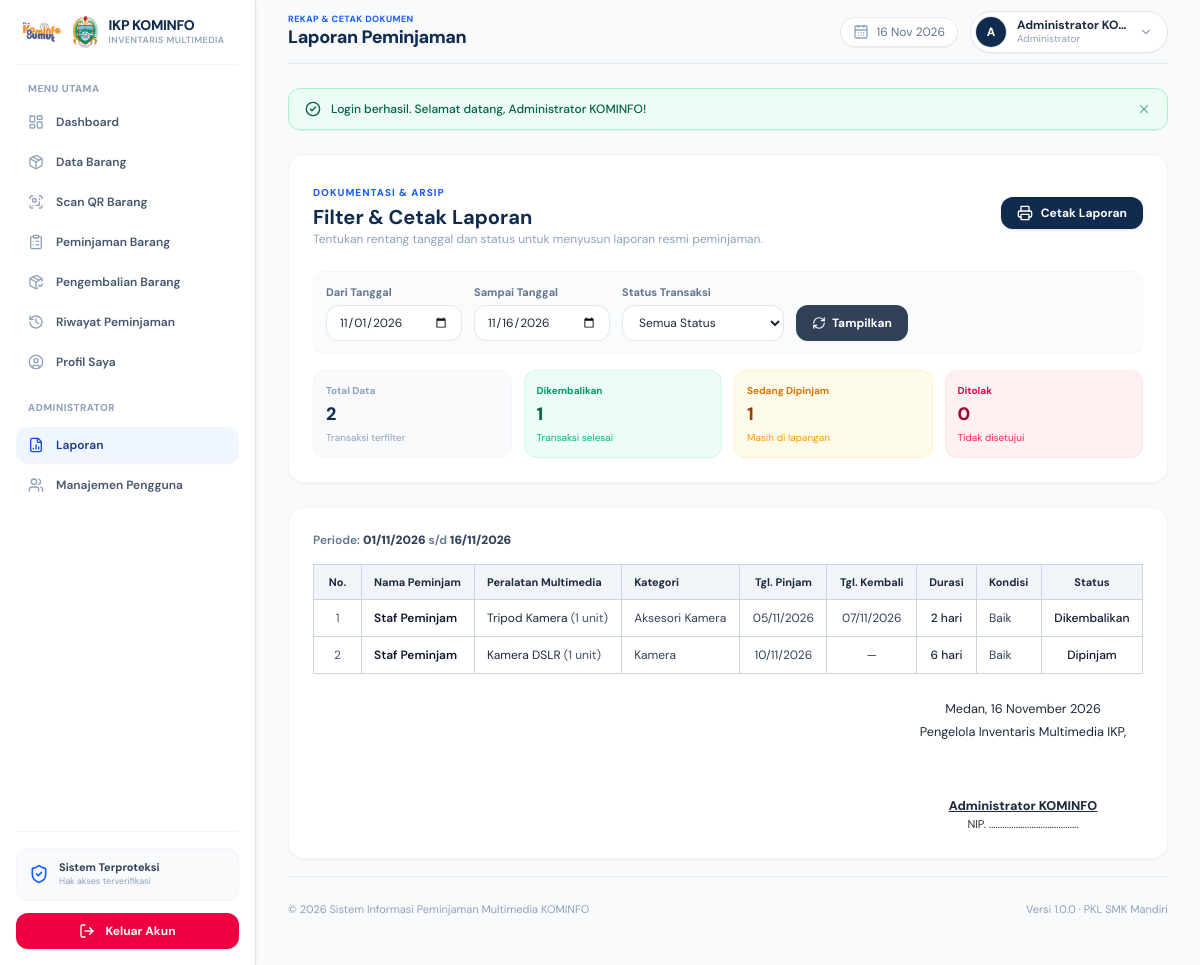
Screenshot of /laporan/index.php (signed in) with the database file from the repository.
### tables this page shows
CREATE TABLE peminjaman (
    id INT UNSIGNED AUTO_INCREMENT PRIMARY KEY,
    user_id INT UNSIGNED NOT NULL,
    barang_id INT UNSIGNED NOT NULL,
    jumlah INT UNSIGNED NOT NULL DEFAULT 1,
    tanggal_pinjam DATE NOT NULL,
    tanggal_kembali DATE NULL,
    status VARCHAR(50) NOT NULL DEFAULT 'menunggu persetujuan',
    created_at TIMESTAMP NOT NULL DEFAULT CURRENT_TIMESTAMP,

    CONSTRAINT fk_peminjaman_user
        FOREIGN KEY (user_id)
        REFERENCES users(id)
        ON UPDATE CASCADE
        ON DELETE RESTRICT,

    CONSTRAINT fk_peminjaman_barang
        FOREIGN KEY (barang_id)
        REFERENCES barang(id)
        ON UPDATE CASCADE
        ON DELETE RESTRICT,

    INDEX idx_peminjaman_status (status),
    INDEX idx_peminjaman_created (created_at)
);

CREATE TABLE users (
    id INT UNSIGNED AUTO_INCREMENT PRIMARY KEY,
    nama VARCHAR(150) NOT NULL,
    username VARCHAR(50) NOT NULL UNIQUE,
    password VARCHAR(255) NOT NULL,
    role ENUM('admin', 'peminjam') NOT NULL DEFAULT 'peminjam',
    status ENUM('aktif', 'nonaktif') NOT NULL DEFAULT 'aktif',
    foto VARCHAR(255) NULL DEFAULT NULL,
    created_at TIMESTAMP NOT NULL DEFAULT CURRENT_TIMESTAMP
);

CREATE TABLE barang (
    id INT UNSIGNED AUTO_INCREMENT PRIMARY KEY,
    nama_barang VARCHAR(150) NOT NULL,
    kategori VARCHAR(100) NOT NULL,
    jumlah INT UNSIGNED NOT NULL DEFAULT 0,
    kondisi VARCHAR(100) NOT NULL DEFAULT 'Baik',
    foto VARCHAR(255) NULL DEFAULT NULL,
    created_at TIMESTAMP NOT NULL DEFAULT CURRENT_TIMESTAMP
);

### includes/bootstrap.php (called while the page is built, shortened)
<?php
function e(?string $v):string{return htmlspecialchars((string)$v,ENT_QUOTES,'UTF-8');}
function hitung_durasi(?string $tglPinjam, ?string $tglKembali): int {
    $target = !empty($tglKembali) ? $tglKembali : date('Y-m-d');
    $diff = (int) round((strtotime($target) - strtotime($tglPinjam)) / 86400);
    return max(1, $diff);
}

### laporan/index.php (the view, shortened to what this page needs)
<?php
require_once __DIR__ . '/../includes/bootstrap.php';
$startDate = trim((string) ($_GET['start_date'] ?? date('Y-m-01')));
$endDate = trim((string) ($_GET['end_date'] ?? date('Y-m-d')));
$sql = "
    SELECT
        p.id,
        u.nama AS nama_peminjam,
        b.nama_barang,
        b.kategori,
        b.kondisi,
        p.jumlah,
        p.tanggal_pinjam,
        p.tanggal_kembali,
        p.status
    FROM peminjaman p
    JOIN users u ON u.id = p.user_id
    JOIN barang b ON b.id = p.barang_id
    WHERE 1=1
";
$params = [];
if ($startDate !== '') {
    $sql .= " AND p.tanggal_pinjam >= :start_date";
    $params['start_date'] = $startDate;
}
if ($endDate !== '') {
    $sql .= " AND p.tanggal_pinjam <= :end_date";
    $params['end_date'] = $endDate;
}
$sql .= " ORDER BY p.tanggal_pinjam ASC, p.id ASC";
$stmt = $pdo->prepare($sql);
$stmt->execute($params);
$rows = $stmt->fetchAll();
$total = count($rows);
$selesai = 0; $dipinjam = 0; $ditolak = 0;
foreach ($rows as $r) {
    if ($r['status'] === 'dikembalikan') $selesai++;
    elseif ($r['status'] === 'dipinjam') $dipinjam++;
    elseif ($r['status'] === 'ditolak') $ditolak++;
}
?>
<!doctype html>
<html lang="id">
<head>
    <script src="https://cdn.jsdelivr.net/npm/@tailwindcss/browser@4"></script>
</head>
<body class="bg-slate-50 text-slate-800 antialiased min-h-screen">
    <div class="no-print">
        <?php require __DIR__ . '/../includes/sidebar.php'; ?>
    </div>
    <div class="md:ml-64 px-3 sm:px-8 min-h-screen flex flex-col transition-all pb-6">
        <div class="no-print">
            <?php require __DIR__ . '/../includes/header.php'; ?>
        </div>
        <main class="flex-1 flex flex-col gap-6">
            <section class="no-print bg-white rounded-2xl border border-slate-100 shadow-xs p-5 sm:p-6">
                <div class="flex flex-col sm:flex-row sm:items-center justify-between gap-4 mb-6">
                    <div>
                        <span class="text-[10px] font-extrabold tracking-widest text-blue-600 uppercase">DOKUMENTASI & ARSIP</span>
                        <h2 class="text-xl font-bold text-[#102b4e]">Filter & Cetak Laporan</h2>
                        <p class="text-xs text-slate-400">Tentukan rentang tanggal dan status untuk menyusun laporan resmi peminjaman.</p>
                    </div>
                    <button
                        type="button"
                        onclick="window.print();"
                        class="inline-flex items-center gap-2 px-4 py-2 bg-[#102b4e] hover:bg-[#1a3d6b] text-white font-bold text-xs rounded-xl shadow-sm transition"
                    >
                        <i data-lucide="printer" class="w-4 h-4"></i>
                        <span>Cetak Laporan</span>
                    </button>
                </div>
                <form method="get" class="flex flex-wrap items-end gap-3 p-3 bg-slate-50/80 rounded-xl border border-slate-100">
                    <div class="flex flex-col gap-1">
                        <label class="text-[11px] font-bold text-slate-500">Dari Tanggal</label>
                        <input type="date" name="start_date" value="<?= e($startDate) ?>" class="h-9 px-3 text-xs bg-white border border-slate-200 rounded-xl focus:outline-none focus:border-blue-500 focus:ring-2 focus:ring-blue-100" required>
                    </div>
                    <div class="flex flex-col gap-1">
                        <label class="text-[11px] font-bold text-slate-500">Sampai Tanggal</label>
                        <input type="date" name="end_date" value="<?= e($endDate) ?>" class="h-9 px-3 text-xs bg-white border border-slate-200 rounded-xl focus:outline-none focus:border-blue-500 focus:ring-2 focus:ring-blue-100" required>
                    </div>
                    <div class="flex flex-col gap-1">
                        <label class="text-[11px] font-bold text-slate-500">Status Transaksi</label>
                        <select name="status" class="h-9 px-3 text-xs bg-white border border-slate-200 rounded-xl focus:outline-none focus:border-blue-500 focus:ring-2 focus:ring-blue-100">
                            <option value="">Semua Status</option>
                        </select>
                    </div>
                    <button type="submit" class="h-9 px-4 bg-slate-700 hover:bg-slate-800 text-white font-bold text-xs rounded-xl flex items-center gap-1.5 transition mt-auto">
                        <i data-lucide="refresh-cw" class="w-3.5 h-3.5"></i>
                        <span>Tampilkan</span>
                    </button>
                </form>
                <div class="mt-4 grid grid-cols-2 sm:grid-cols-4 gap-3">
                    <div class="p-3 rounded-xl bg-slate-50 border border-slate-100 flex flex-col gap-0.5">
                        <span class="text-[10px] font-bold text-slate-400">Total Data</span>
                        <strong class="text-lg font-extrabold text-[#102b4e]"><?= $total ?></strong>
                        <span class="text-[10px] text-slate-400">Transaksi terfilter</span>
                    </div>
                    <div class="p-3 rounded-xl bg-emerald-50 border border-emerald-100 flex flex-col gap-0.5">
                        <span class="text-[10px] font-bold text-emerald-600">Dikembalikan</span>
                        <strong class="text-lg font-extrabold text-emerald-800"><?= $selesai ?></strong>
                        <span class="text-[10px] text-emerald-500">Transaksi selesai</span>
                    </div>
                    <div class="p-3 rounded-xl bg-amber-50 border border-amber-100 flex flex-col gap-0.5">
                        <span class="text-[10px] font-bold text-amber-600">Sedang Dipinjam</span>
                        <strong class="text-lg font-extrabold text-amber-800"><?= $dipinjam ?></strong>
                        <span class="text-[10px] text-amber-500">Masih di lapangan</span>
                    </div>
                    <div class="p-3 rounded-xl bg-rose-50 border border-rose-100 flex flex-col gap-0.5">
                        <span class="text-[10px] font-bold text-rose-600">Ditolak</span>
                        <strong class="text-lg font-extrabold text-rose-800"><?= $ditolak ?></strong>
                        <span class="text-[10px] text-rose-500">Tidak disetujui</span>
                    </div>
                </div>
            </section>
            <section class="bg-white rounded-2xl border border-slate-100 shadow-xs p-5 sm:p-6 mb-4">
                <div class="no-print mb-4 flex items-center justify-between">
                    <span class="text-xs font-semibold text-slate-500">
                        Periode: <strong class="text-slate-700"><?= date('d/m/Y', strtotime($startDate)) ?></strong> s/d <strong class="text-slate-700"><?= date('d/m/Y', strtotime($endDate)) ?></strong>
                    </span>
                </div>
                <div class="w-full overflow-x-auto lg:overflow-x-visible">
                    <table class="w-full text-left text-xs border border-slate-300 table-auto">
                        <thead>
                            <tr class="bg-slate-100 border-b border-slate-300 text-slate-800 font-bold text-[11px]">
                                <th class="py-2.5 px-3 border border-slate-300 w-12 text-center">No.</th>
                                <th class="py-2.5 px-3 border border-slate-300">Nama Peminjam</th>
                                <th class="py-2.5 px-3 border border-slate-300">Peralatan Multimedia</th>
                                <th class="py-2.5 px-3 border border-slate-300">Kategori</th>
                                <th class="py-2.5 px-3 border border-slate-300 text-center">Tgl. Pinjam</th>
                                <th class="py-2.5 px-3 border border-slate-300 text-center">Tgl. Kembali</th>
                                <th class="py-2.5 px-3 border border-slate-300 text-center">Durasi</th>
                                <th class="py-2.5 px-3 border border-slate-300">Kondisi</th>
                                <th class="py-2.5 px-3 border border-slate-300 text-center">Status</th>
                            </tr>
                        </thead>
                        <tbody class="divide-y divide-slate-200">
                            <?php if (!$rows): ?>
                                <tr>
                                    <td colspan="9" class="text-center py-10 text-slate-400 text-xs">
                                        Tidak ada transaksi peminjaman pada periode dan filter ini.
                                    </td>
                                </tr>
                            <?php else: ?>
                                <?php foreach ($rows as $i => $r): ?>
                                    <tr class="hover:bg-slate-50 transition border-b border-slate-200">
                                        <td class="py-2.5 px-3 border border-slate-300 text-slate-600 text-center"><?= $i + 1 ?></td>
                                        <td class="py-2.5 px-3 border border-slate-300 font-semibold text-slate-900"><?= e($r['nama_peminjam']) ?></td>
                                        <td class="py-2.5 px-3 border border-slate-300 text-slate-800">
                                            <?= e($r['nama_barang']) ?>
                                            <span class="text-slate-600 font-normal">(<?= (int) $r['jumlah'] ?> unit)</span>
                                        </td>
                                        <td class="py-2.5 px-3 border border-slate-300 text-slate-700"><?= e($r['kategori']) ?></td>
                                        <td class="py-2.5 px-3 border border-slate-300 text-slate-700 text-center whitespace-nowrap"><?= date('d/m/Y', strtotime($r['tanggal_pinjam'])) ?></td>
                                        <td class="py-2.5 px-3 border border-slate-300 text-slate-700 text-center whitespace-nowrap"><?= $r['tanggal_kembali'] ? date('d/m/Y', strtotime($r['tanggal_kembali'])) : '—' ?></td>
                                        <td class="py-2.5 px-3 border border-slate-300 font-medium text-slate-800 text-center whitespace-nowrap"><?= hitung_durasi($r['tanggal_pinjam'], $r['tanggal_kembali']) ?> hari</td>
                                        <td class="py-2.5 px-3 border border-slate-300 text-slate-700"><?= e($r['kondisi']) ?></td>
                                        <td class="py-2.5 px-3 border border-slate-300 text-slate-900 text-center font-medium"><?= e(ucwords($r['status'])) ?></td>
                                    </tr>
                                <?php endforeach; ?>
                            <?php endif; ?>
                        </tbody>
                    </table>
                </div>
                <div class="print-only" style="margin-top: 25px; display: flex; justify-content: flex-end; page-break-inside: avoid;">
                    <div style="text-align: center; min-width: 240px; font-size: 9.5pt;">
                        <p style="margin: 0;">Medan, <?= date('d F Y') ?></p>
                        <p style="margin: 4px 0 55px;">Pengelola Inventaris Multimedia IKP,</p>
                        <p style="margin: 0; font-weight: 800; text-decoration: underline;"><?= e($_SESSION['user']['nama']) ?></p>
                        <p style="margin: 2px 0 0; font-size: 8.5pt; color: #333;">NIP. ........................................</p>
                    </div>
                </div>
            </section>
        </main>
        <div class="no-print">
            <?php require __DIR__ . '/../includes/footer.php'; ?>
        </div>
    </div>
</body>
</html>

### laporan/index.php (style rules this page uses)
body { font-family: 'DM Sans', sans-serif; }
.print-only { display: none; }

### rows the page displays
peminjaman: user.nama "Staf Peminjam", barang.nama_barang "Tripod Kamera", jumlah "1", barang.kategori "Aksesori Kamera", tanggal_pinjam "05/11/2026", tanggal_kembali "07/11/2026", tanggal_pinjam+tanggal_kembali "2", barang.kondisi "Baik", status "Dikembalikan"
peminjaman: user.nama "Staf Peminjam", barang.nama_barang "Kamera DSLR", jumlah "1", barang.kategori "Kamera", tanggal_pinjam "10/11/2026", tanggal_pinjam+tanggal_kembali "6", barang.kondisi "Baik", status "Dipinjam"

### other values shown
$pageSubtitle "REKAP & CETAK DOKUMEN"
$pageTitle "Laporan Peminjaman"
substr($displayName, 0, 1) "A"
$displayName "Administrator KO…"
$roleLabel "Administrator"
$msg['message'] "Login berhasil. Selamat datang, Administrator KOMINFO!"
$total "2"
$selesai "1"
$dipinjam "1"
$ditolak "0"
date('d/m/Y', strtotime($startDate)) "01/11/2026"
date('d/m/Y', strtotime($endDate)) "16/11/2026"
$_SESSION['user']['nama'] "Administrator KOMINFO"
